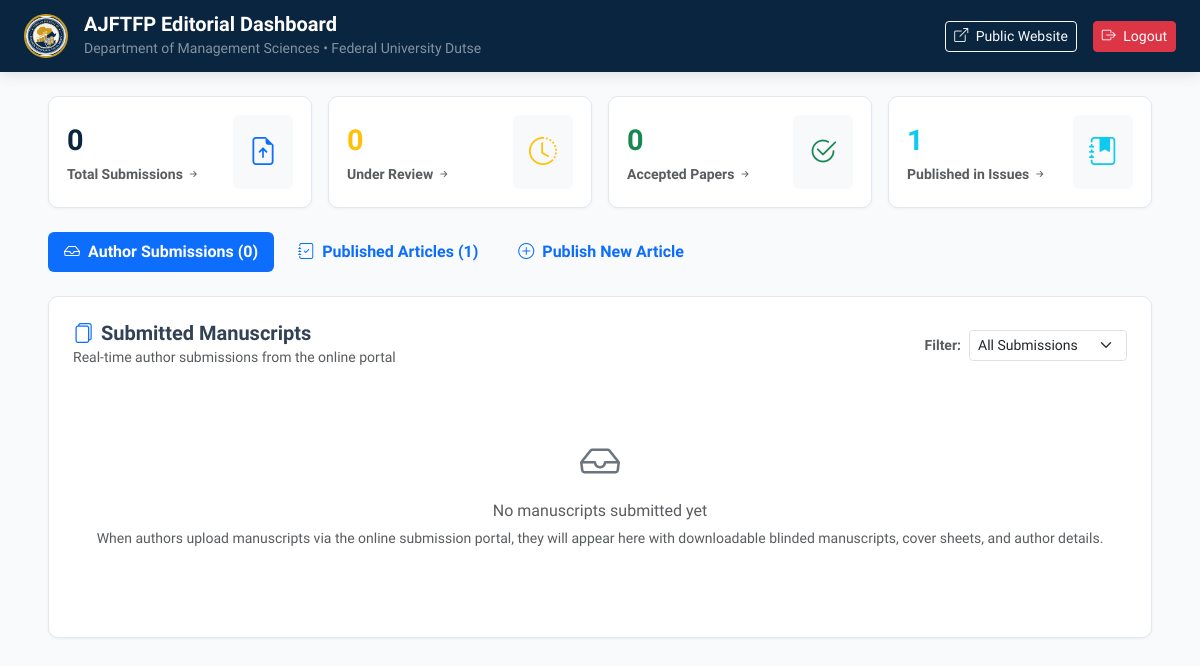
The page /admin/index.php (signed in) on the database as committed earlier.
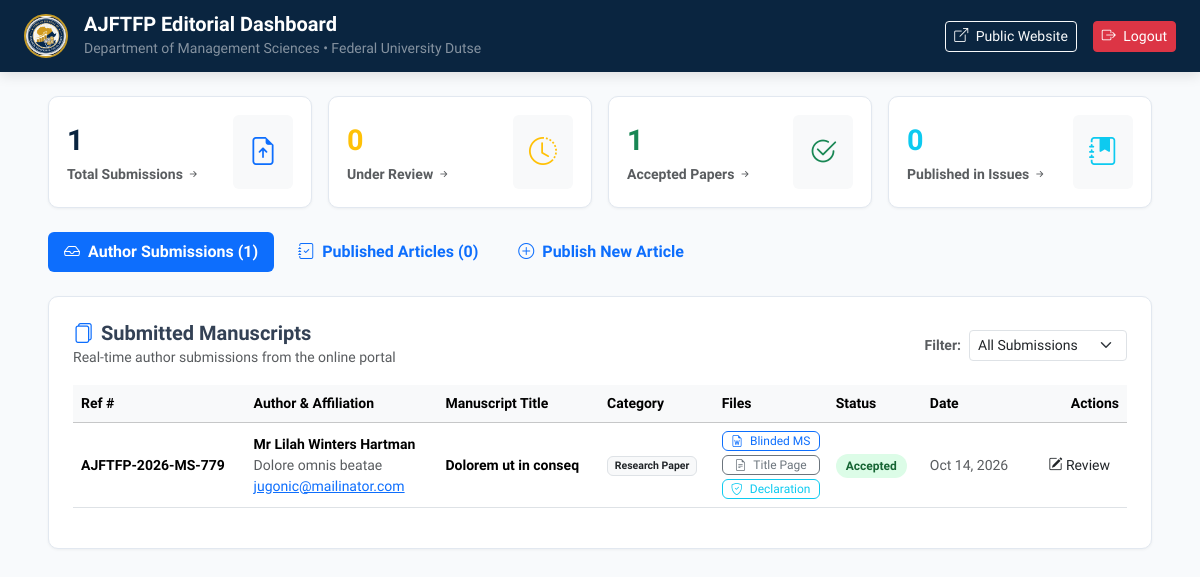
The same page on the database as committed later.
### tables this page shows
CREATE TABLE submissions (
            id INTEGER PRIMARY KEY AUTOINCREMENT,
            tracking_ref TEXT UNIQUE,
            author_title TEXT,
            author_name TEXT,
            author_surname TEXT,
            author_email TEXT,
            author_phone TEXT,
            affiliation TEXT,
            country TEXT,
            manuscript_title TEXT,
            running_title TEXT,
            category TEXT,
            abstract TEXT,
            keywords TEXT,
            jel_codes TEXT,
            file_manuscript TEXT,
            file_cover_sheet TEXT,
            file_declaration TEXT,
            status TEXT DEFAULT 'Under Review',
            reviewer_notes TEXT,
            created_at DATETIME DEFAULT CURRENT_TIMESTAMP
        );

### admin/index.php (the view, shortened to what this page needs)
<?php
$db = getDB();
$submissions = $db->query("SELECT * FROM submissions ORDER BY id DESC")->fetchAll();
$published_articles = $db->query("SELECT * FROM published_articles ORDER BY id DESC")->fetchAll();
$count_submissions = count($submissions);
$count_under_review = 0;
$count_accepted = 0;
foreach ($submissions as $s) {
    if ($s['status'] === 'Accepted') $count_accepted++;
}
$count_published = count($published_articles);
?>
<!DOCTYPE html>
<html lang="en">
<head>
  <link href="https://cdn.jsdelivr.net/npm/bootstrap@5.3.3/dist/css/bootstrap.min.css" rel="stylesheet">
  <link rel="stylesheet" href="https://cdn.jsdelivr.net/npm/bootstrap-icons@1.11.3/font/bootstrap-icons.min.css">
</head>
<body>
  <header class="admin-navbar d-flex flex-wrap justify-content-between align-items-center">
    <div class="d-flex align-items-center gap-3">
      <img src="../assets/img/logo.jpg" alt="Logo" class="admin-logo">
      <div>
        <h5 class="mb-0 text-white fw-bold">AJFTFP Editorial Dashboard</h5>
        <small class="text-white-50">Department of Management Sciences &bull; Federal University Dutse</small>
      </div>
    </div>
    <div class="d-flex align-items-center gap-3 mt-2 mt-md-0">
      <a href="../index.html" target="_blank" class="btn btn-sm btn-outline-light">
        <i class="bi bi-box-arrow-up-right me-1"></i> Public Website
      </a>
      <a href="logout.php" class="btn btn-sm btn-danger">
        <i class="bi bi-box-arrow-right me-1"></i> Logout
      </a>
    </div>
  </header>
  <div class="container-fluid px-lg-4 px-xl-5 py-4">
    <div class="row g-3 mb-4">
      <div class="col-sm-6 col-xl-3">
        <div class="stat-card" style="cursor: pointer;" onclick="filterSubmissionsTab('all')" title="Click to view all submissions">
          <div class="d-flex justify-content-between align-items-center">
            <div>
              <div class="stat-number"><?php echo $count_submissions; ?></div>
              <div class="small text-muted fw-bold">Total Submissions <i class="bi bi-arrow-right-short"></i></div>
            </div>
            <div class="p-3 bg-light rounded text-primary fs-3"><i class="bi bi-file-earmark-arrow-up"></i></div>
          </div>
        </div>
      </div>
      <div class="col-sm-6 col-xl-3">
        <div class="stat-card" style="cursor: pointer;" onclick="filterSubmissionsTab('Under Review')" title="Click to filter Under Review submissions">
          <div class="d-flex justify-content-between align-items-center">
            <div>
              <div class="stat-number text-warning"><?php echo $count_under_review; ?></div>
              <div class="small text-muted fw-bold">Under Review <i class="bi bi-arrow-right-short"></i></div>
            </div>
            <div class="p-3 bg-light rounded text-warning fs-3"><i class="bi bi-clock-history"></i></div>
          </div>
        </div>
      </div>
      <div class="col-sm-6 col-xl-3">
        <div class="stat-card" style="cursor: pointer;" onclick="filterSubmissionsTab('Accepted')" title="Click to filter Accepted manuscripts">
          <div class="d-flex justify-content-between align-items-center">
            <div>
              <div class="stat-number text-success"><?php echo $count_accepted; ?></div>
              <div class="small text-muted fw-bold">Accepted Papers <i class="bi bi-arrow-right-short"></i></div>
            </div>
            <div class="p-3 bg-light rounded text-success fs-3"><i class="bi bi-check2-circle"></i></div>
          </div>
        </div>
      </div>
      <div class="col-sm-6 col-xl-3">
        <div class="stat-card" style="cursor: pointer;" onclick="document.getElementById('published-tab').click();" title="Click to view published articles list">
          <div class="d-flex justify-content-between align-items-center">
            <div>
              <div class="stat-number text-info"><?php echo $count_published; ?></div>
              <div class="small text-muted fw-bold">Published in Issues <i class="bi bi-arrow-right-short"></i></div>
            </div>
            <div class="p-3 bg-light rounded text-info fs-3"><i class="bi bi-journal-bookmark-fill"></i></div>
          </div>
        </div>
      </div>
    </div>
    <ul class="nav nav-pills mb-4 gap-2" id="adminTabs" role="tablist">
      <li class="nav-item">
        <button class="nav-link active px-3 py-2 fw-bold" id="submissions-tab" data-bs-toggle="pill" data-bs-target="#submissions-pane" type="button">
          <i class="bi bi-inbox me-1"></i> Author Submissions (<?php echo $count_submissions; ?>)
        </button>
      </li>
      <li class="nav-item">
        <button class="nav-link px-3 py-2 fw-bold" id="published-tab" data-bs-toggle="pill" data-bs-target="#published-pane" type="button">
          <i class="bi bi-journal-check me-1"></i> Published Articles (<?php echo $count_published; ?>)
        </button>
      </li>
      <li class="nav-item">
        <button class="nav-link px-3 py-2 fw-bold" id="new-article-tab" data-bs-toggle="pill" data-bs-target="#new-article-pane" type="button">
          <i class="bi bi-plus-circle me-1"></i> Publish New Article
        </button>
      </li>
    </ul>
    <div class="tab-content">
      <div class="tab-pane fade show active" id="submissions-pane">
        <div class="card-panel">
          <div class="d-flex justify-content-between align-items-center flex-wrap gap-2 mb-3">
            <div>
              <h5 class="fw-bold mb-0 text-navy"><i class="bi bi-files text-primary me-2"></i>Submitted Manuscripts</h5>
              <small class="text-muted">Real-time author submissions from the online portal</small>
            </div>
            <div class="d-flex align-items-center gap-2">
              <label class="small text-muted fw-bold">Filter:</label>
              <select id="submissionStatusFilter" class="form-select form-select-sm" style="width: auto;" onchange="filterSubmissionsTab(this.value)">
                <option value="all">All Submissions</option>
              </select>
            </div>
          </div>
          <?php if (empty($submissions)): ?>
            <div class="text-center py-5 text-muted">
              <i class="bi bi-inbox fs-1 d-block mb-2 text-secondary"></i>
              <h6>No manuscripts submitted yet</h6>
              <p class="small">When authors upload manuscripts via the online submission portal, they will appear here with downloadable blinded manuscripts, cover sheets, and author details.</p>
            </div>
          <?php else: ?>
            <div class="table-responsive">
              <table class="table table-hover align-middle small" id="submissionsTable">
                <thead class="table-light">
                  <tr>
                    <th>Ref #</th>
                    <th>Author &amp; Affiliation</th>
                    <th>Manuscript Title</th>
                    <th>Category</th>
                    <th>Files</th>
                    <th>Status</th>
                    <th>Date</th>
                    <th class="text-end">Actions</th>
                  </tr>
                </thead>
                <tbody>
                  <?php foreach ($submissions as $sub):
                    $safeStatus = preg_replace('/[^A-Za-z0-9\-]/', '-', $sub['status']);
                  ?>
                    <tr class="submission-row" data-status="<?php echo htmlspecialchars($sub['status']); ?>">
                      <td class="fw-bold text-navy"><?php echo htmlspecialchars($sub['tracking_ref']); ?></td>
                      <td>
                        <strong><?php echo htmlspecialchars($sub['author_title'] . ' ' . $sub['author_name'] . ' ' . $sub['author_surname']); ?></strong><br>
                        <span class="text-muted"><?php echo htmlspecialchars($sub['affiliation']); ?></span><br>
                        <a href="mailto:<?php echo htmlspecialchars($sub['author_email']); ?>"><?php echo htmlspecialchars($sub['author_email']); ?></a>
                      </td>
                      <td style="max-width: 280px;">
                        <strong><?php echo htmlspecialchars($sub['manuscript_title']); ?></strong>
                      </td>
                      <td><span class="badge bg-light text-dark border"><?php echo htmlspecialchars($sub['category']); ?></span></td>
                      <td>
                        <div class="d-flex flex-column gap-1">
                          <?php if (!empty($sub['file_manuscript'])): ?>
                            <a href="../<?php echo htmlspecialchars($sub['file_manuscript']); ?>" download class="btn btn-xs btn-outline-primary py-0 px-1" style="font-size: 0.75rem;">
                              <i class="bi bi-file-earmark-word me-1"></i> Blinded MS
                            </a>
                          <?php endif; ?>
                          <?php if (!empty($sub['file_cover_sheet'])): ?>
                            <a href="../<?php echo htmlspecialchars($sub['file_cover_sheet']); ?>" download class="btn btn-xs btn-outline-secondary py-0 px-1" style="font-size: 0.75rem;">
                              <i class="bi bi-file-earmark-text me-1"></i> Title Page
                            </a>
                          <?php endif; ?>
                          <?php if (!empty($sub['file_declaration'])): ?>
                            <a href="../<?php echo htmlspecialchars($sub['file_declaration']); ?>" download class="btn btn-xs btn-outline-info py-0 px-1" style="font-size: 0.75rem;">
                              <i class="bi bi-shield-check me-1"></i> Declaration
                            </a>
                          <?php endif; ?>
                        </div>
                      </td>
                      <td>
                        <span class="badge-status status-<?php echo $safeStatus; ?>">
                          <?php echo htmlspecialchars($sub['status']); ?>
                        </span>
                      </td>
                      <td class="text-muted text-nowrap"><?php echo date('M d, Y', strtotime($sub['created_at'])); ?></td>
                      <td class="text-end text-nowrap">
                        <button class="btn btn-sm btn-outline-navy py-1 px-2" data-bs-toggle="modal" data-bs-target="#editModal<?php echo $sub['id']; ?>">
                          <i class="bi bi-pencil-square"></i> Review
                        </button>
                      </td>
                    </tr>
                  <?php endforeach; ?>
                </tbody>
              </table>
            </div>
          <?php endif; ?>
        </div>
      </div>
    </div>
  </div>
</body>
</html>

### admin/index.php (style rules this page uses)
:root { --aj-navy-primary: #0a2540; --aj-gold-primary: #c59b27; --aj-bg-light: #f8fafc; --aj-border: #e2e8f0; }
body { font-family: 'Plus Jakarta Sans', sans-serif; background-color: var(--aj-bg-light); color: #334155; }
.admin-navbar { background: var(--aj-navy-primary); color: #ffffff; padding: 12px 24px; box-shadow: 0 4px 12px rgba(0,0,0,0.1); }
.admin-logo { width: 44px; height: 44px; border-radius: 50%; border: 2px solid var(--aj-gold-primary); object-fit: contain; background: #ffffff; }
.stat-card { background: #ffffff; border: 1px solid var(--aj-border); border-radius: 10px; padding: 18px; box-shadow: 0 1px 3px rgba(0,0,0,0.05); transition: all 0.2s ease; }
.stat-number { font-size: 1.8rem; font-weight: 700; color: var(--aj-navy-primary); margin-bottom: 2px; }
.card-panel { background: #ffffff; border: 1px solid var(--aj-border); border-radius: 10px; padding: 24px; margin-bottom: 24px; box-shadow: 0 1px 3px rgba(0,0,0,0.05); }
.badge-status { font-size: 0.75rem; padding: 5px 10px; border-radius: 20px; font-weight: 600; }
.status-Accepted { background: #dcfce7; color: #166534; }
.table-responsive { max-height: 600px; overflow-y: auto; }

Rows that differ between the two databases and show on the page:
added submissions: tracking_ref "AJFTFP-2026-MS-779", author_title+author_name+author_surname "Mr Lilah Winters Hartman", affiliation "Dolore omnis beatae", author_email "jugonic@mailinator.com", manuscript_title "Dolorem ut in conseq", category "Research Paper", status "Accepted", created_at "Oct 14, 2026"
Other text that changed with them:
$count_submissions: "0" → "1"
$count_accepted: "0" → "1"
$count_published: "1" → "0"
text no longer shown: "No manuscripts submitted yet When authors upload manuscripts via the online submission portal, they will appear here with downloadable blinded manuscripts, cover sheets, and author details."
text now shown: "Ref # Author & Affiliation Manuscript Title Category Files Status Date Actions"
